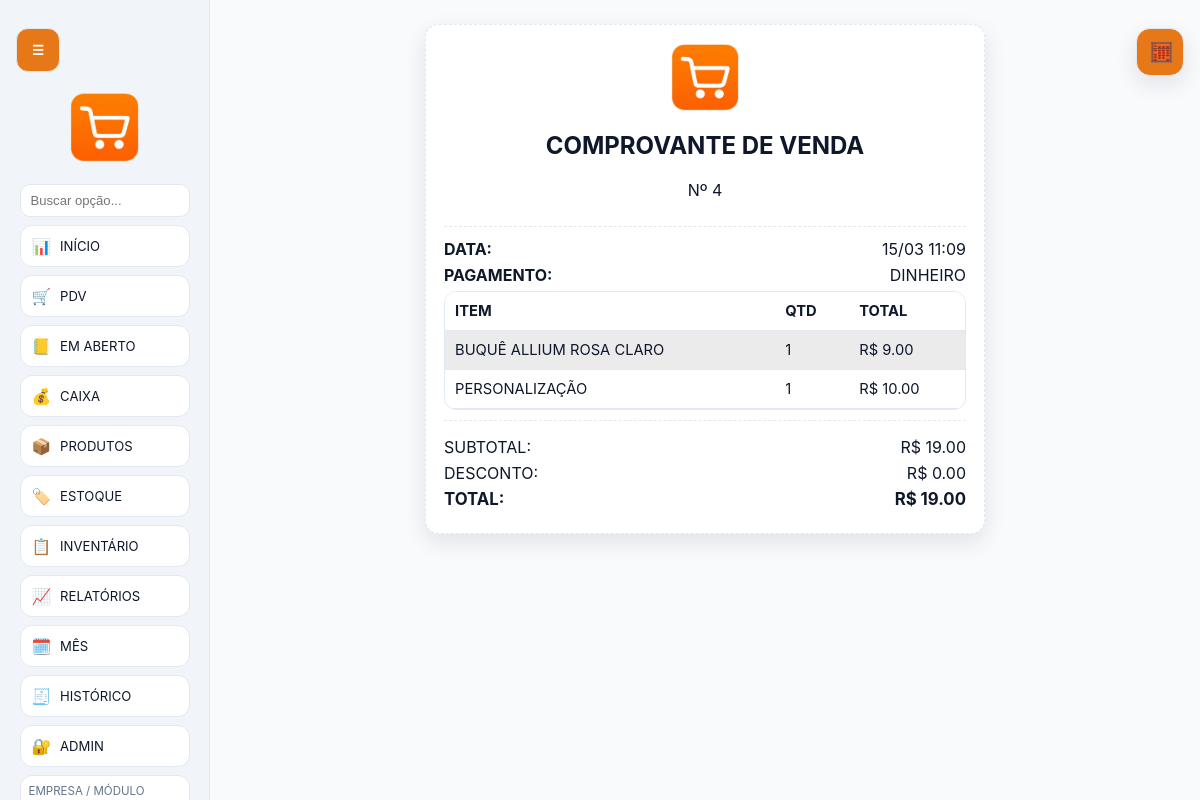
Page /sales/4/receipt (signed in) on the committed database.
### tables this page shows
CREATE TABLE system_settings (
            key TEXT PRIMARY KEY,
            value TEXT NOT NULL
        );

CREATE TABLE sales (
            id INTEGER PRIMARY KEY AUTOINCREMENT,
            created_at TEXT NOT NULL,
            subtotal REAL NOT NULL,
            discount REAL NOT NULL,
            total REAL NOT NULL,
            payment_method TEXT NOT NULL,
            status TEXT NOT NULL DEFAULT 'ACTIVE',
            cancellation_reason TEXT,
            cash_session_id INTEGER, performed_by TEXT,
            FOREIGN KEY(cash_session_id) REFERENCES cash_sessions(id)
        );

CREATE TABLE sale_items (
            id INTEGER PRIMARY KEY AUTOINCREMENT,
            sale_id INTEGER NOT NULL,
            product_id INTEGER NOT NULL,
            product_name TEXT NOT NULL,
            quantity INTEGER NOT NULL,
            unit_price REAL NOT NULL,
            total_price REAL NOT NULL,
            FOREIGN KEY(sale_id) REFERENCES sales(id) ON DELETE CASCADE,
            FOREIGN KEY(product_id) REFERENCES products(id)
        );

### app.py (the view)
@app.route("/sales/<int:sale_id>/receipt")
def sale_receipt(sale_id: int):
    redirect_resp = require_login()
    if redirect_resp:
        return redirect_resp
    db = get_db()
    sale = db.execute("SELECT * FROM sales WHERE id = ?", (sale_id,)).fetchone()
    items = db.execute("SELECT * FROM sale_items WHERE sale_id = ?", (sale_id,)).fetchall()
    return render_template("receipt.html", sale=sale, items=items)

### app.py (called while the page is built)
def resolve_db_path() -> Path:
    endpoint = request.endpoint or ""
    if endpoint in CORE_ENDPOINTS or endpoint.startswith("admin_"):
        return MASTER_DB_PATH
    selected = session.get("module_db")
    if not selected:
        return MASTER_DB_PATH
    return BASE_DIR / str(selected)

def get_master_db() -> sqlite3.Connection:
    if "master_db" not in g:
        init_db(MASTER_DB_PATH, seed_modules=True)
        conn = sqlite3.connect(MASTER_DB_PATH)
        conn.row_factory = sqlite3.Row
        conn.execute("PRAGMA foreign_keys = ON")
        g.master_db = conn
    return g.master_db

def get_db() -> sqlite3.Connection:
    db_path = resolve_db_path()
    if "db" not in g or g.get("db_path") != str(db_path):
        previous = g.pop("db", None)
        if previous is not None:
            previous.close()
        init_db(db_path, seed_modules=(db_path == MASTER_DB_PATH))
        conn = sqlite3.connect(db_path)
        conn.row_factory = sqlite3.Row
        conn.execute("PRAGMA foreign_keys = ON")
        g.db = conn
        g.db_path = str(db_path)
    return g.db

def get_system_name(db: sqlite3.Connection) -> str:
    row = db.execute("SELECT value FROM system_settings WHERE key = 'system_name'").fetchone()
    return row["value"] if row else "Quadrinhas Drinks Vendas"

def get_setting(db: sqlite3.Connection, key: str, default: str = "") -> str:
    row = db.execute("SELECT value FROM system_settings WHERE key = ?", (key,)).fetchone()
    return row["value"] if row else default

def maybe_run_daily_backup() -> None:
    db = get_master_db()
    if get_setting(db, "backup_enabled", "1") != "1":
        return
    today = datetime.now().strftime("%Y-%m-%d")
    last_run = get_setting(db, "backup_last_run_date", "")
    if last_run == today:
        return
    keep_days = int(get_setting(db, "backup_keep_days", "30") or "30")
    create_backup_archive()
    cleanup_old_backups(keep_days)
    set_setting(db, "backup_last_run_date", today)
    db.commit()

def is_password_hashed(password: str) -> bool:
    return password.startswith("scrypt:") or password.startswith("pbkdf2:")

def hash_password(password: str) -> str:
    return generate_password_hash(password)

def user_allowed_tabs(user: sqlite3.Row | None) -> set[str]:
    if not user:
        return set()
    if user["role"] == "ADMIN":
        return set(DEFAULT_USER_TABS)
    return parse_allowed_tabs(user["allowed_tabs"])

def now_iso() -> str:
    return datetime.now().isoformat(timespec="seconds")

### templates/receipt.html
{% extends 'base.html' %}
{% block content %}
<section class="receipt-wrap">
  <article class="receipt-card">
    <header class="receipt-header">
      <img src="{{ url_for('static', filename=logo_path) }}" alt="Logo da loja" class="receipt-logo" onerror="this.style.display='none';">
      <h2>Comprovante de Venda</h2>
      <p>Nº {{ sale['id'] }}</p>
    </header>
    <div class="receipt-meta">
      <p><strong>Data:</strong> {{ sale['created_at']|fmt_dt }}</p>
      <p><strong>Pagamento:</strong> {{ sale['payment_method'] }}</p>
    </div>
    <table class="receipt-table">
      <tr><th>Item</th><th>Qtd</th><th>Total</th></tr>
      {% for i in items %}
      <tr>
        <td>{{ i['product_name'] }}</td>
        <td>{{ i['quantity'] }}</td>
        <td>R$ {{ '%.2f'|format(i['total_price']) }}</td>
      </tr>
      {% endfor %}
    </table>
    <footer class="receipt-total">
      <p>Subtotal: <span>R$ {{ '%.2f'|format(sale['subtotal']) }}</span></p>
      <p>Desconto: <span>R$ {{ '%.2f'|format(sale['discount']) }}</span></p>
      <p class="grand-total">Total: <span>R$ {{ '%.2f'|format(sale['total']) }}</span></p>
    </footer>
  </article>
</section>
{% endblock %}

### templates/base.html (shortened to what this page needs)
<!doctype html>
<html lang="pt-BR">
<head>
  <link rel="stylesheet" href="{{ url_for('static', filename='style.css', v=asset_version) }}">
</head>
<body class="light-theme">
  {% if session.get('user_id') %}
  <button id="menu-toggle" class="menu-toggle" type="button" aria-label="Abrir ou fechar menu">☰</button>
  <aside id="side-menu" class="side-menu">
    <div class="menu-header">
      <img src="{{ url_for('static', filename=logo_path) }}" alt="Logo da loja" class="store-logo" onerror="this.style.display='none';this.nextElementSibling.style.display='block';">
    </div>
    <nav class="menu-nav">
      <div class="menu-filter-wrap">
        <input id="menu-filter" type="search" placeholder="Buscar opção..." autocomplete="off" aria-label="Buscar opção no menu">
      </div>
      {% if is_admin or 'dashboard' in allowed_tabs %}
      <a href="{{ url_for('dashboard') }}" title="Início"><span>📊</span><small>Início</small></a>
      {% endif %}
      {% if is_admin or 'pdv' in allowed_tabs %}
      <a href="{{ url_for('pdv') }}" title="PDV"><span>🛒</span><small>PDV</small></a>
      {% endif %}
      {% if is_admin or 'mesa' in allowed_tabs %}
      <a href="{{ url_for('mesa') }}" title="Em Aberto"><span>📒</span><small>Em Aberto</small></a>
      {% endif %}
      {% if is_admin or 'cash' in allowed_tabs %}
      <a href="{{ url_for('cash') }}" title="Caixa"><span>💰</span><small>Caixa</small></a>
      {% endif %}
      {% if is_admin or 'products' in allowed_tabs %}
      <a href="{{ url_for('products') }}" title="Produtos"><span>📦</span><small>Produtos</small></a>
      {% endif %}
      {% if is_admin or 'stock' in allowed_tabs %}
      <a href="{{ url_for('stock') }}" title="Estoque"><span>🏷️</span><small>Estoque</small></a>
      {% endif %}
      {% if is_admin or 'inventory' in allowed_tabs %}
      <a href="{{ url_for('inventory') }}" title="Inventário"><span>📋</span><small>Inventário</small></a>
      {% endif %}
      {% if is_admin or 'reports' in allowed_tabs %}
      <a href="{{ url_for('reports') }}" title="Relatórios"><span>📈</span><small>Relatórios</small></a>
      {% endif %}
      {% if is_admin or 'monthly' in allowed_tabs %}
      <a href="{{ url_for('monthly_management') }}" title="Gerenciar mês"><span>🗓️</span><small>Mês</small></a>
      {% endif %}
      {% if is_admin or 'sales' in allowed_tabs %}
      <a href="{{ url_for('sales_history') }}" title="Histórico"><span>🧾</span><small>Histórico</small></a>
      {% endif %}
      {% if is_admin %}
      <a href="{{ url_for('admin_users') }}" title="Admin"><span>🔐</span><small>Admin</small></a>
      {% endif %}
      {% if modules %}
      <form method="post" action="{{ url_for('select_module') }}" class="module-switcher">
        <label for="module_id">Empresa / Módulo</label>
      </form>
      {% endif %}
    </nav>
  </aside>
  {% endif %}
  <main class="app-main {% if session.get('user_id') %}with-sidebar{% endif %}">
    {% block content %}{% endblock %}
  </main>
  <button id="floating-calc-toggle" class="floating-calc-toggle" type="button" aria-label="Abrir calculadora" title="Calculadora">🧮</button>
</body>
</html>

### static/style.css (style rules this page uses)
body { --bg: #F8FAFC; --surface: #FFFFFF; --surface-2: #FFFFFF; --sidebar: #F1F5F9; --text: #0F172A; --muted: #64748B; --primary: #e67817; --primary-hover: #cf6510; --success: #d8f5e1; --danger: #ffdfe5; --warning: #fff1cb; --border: #E2E8F0; --link: #e67817; --shadow: 0 8px 22px rgba(15, 23, 42, 0.10); }
* { box-sizing: border-box; }
body { font-family: Inter, Segoe UI, Roboto, Arial, sans-serif; background: var(--bg); color: var(--text); margin: 0; min-height: 100vh; text-transform: uppercase; }
body.light-theme { background: var(--bg); }
.menu-toggle { position: fixed; top: 22px; left: 16px; z-index: 30; width: 44px; height: 44px; border-radius: 12px; border: 1px solid var(--border); background: var(--primary); color: #fff; cursor: pointer; }
.side-menu { position: fixed; top: 0; left: 0; width: 210px; height: 100vh; overflow-y: auto; overflow-x: hidden; background: var(--sidebar); border-right: 1px solid var(--border); display: flex; flex-direction: column; padding: 14px 10px; gap: 14px; align-items: center; transition: transform 0.25s ease; z-index: 20; }
body.light-theme .side-menu { background: var(--sidebar); }
.store-logo { width: 120px; max-height: 70px; object-fit: contain; display: block; margin: 78px auto 8px; }
.menu-nav { width: 100%; display: grid; gap: 8px; justify-items: center; margin: auto 0; }
.menu-filter-wrap { width: 170px; }
#menu-filter { margin: 0; padding: 8px 10px; font-size: 0.82rem; border-radius: 10px; }
.menu-nav a { width: 170px; min-height: 42px; display: flex; align-items: center; justify-content: flex-start; gap: 9px; padding: 7px 11px; font-size: 0.98rem; border-radius: 12px; border: 1px solid var(--border); background: var(--surface); color: var(--text); text-decoration: none; }
.menu-nav a small { font-size: 0.82rem; color: var(--text); }
.app-main { width: min(1200px, 100%); margin: 0 auto; padding: clamp(12px, 2.4vw, 24px); }
.app-main.with-sidebar { margin-left: 220px; width: calc(100% - 230px); }
table { width: 100%; border-collapse: separate; border-spacing: 0; border: 1px solid var(--border); border-radius: 12px; overflow: hidden; }
th, td { border-bottom: 1px solid var(--border); padding: 10px; text-align: left; }
th { background: var(--surface); color: var(--text); }
body.light-theme th { background: var(--surface); color: var(--text); }
tr:nth-child(even) td { background: color-mix(in srgb, var(--surface) 92%, #000 8%); }
label { display: block; margin-bottom: 10px; color: var(--muted); font-size: 0.93rem; }
input, select, button { width: 100%; margin-top: 6px; padding: 10px 12px; border-radius: 10px; border: 1px solid var(--border); background: var(--surface); color: var(--text); }
body.light-theme input, body.light-theme select, body.light-theme button { background: var(--surface); }
button { cursor: pointer; background: var(--primary); border: none; font-weight: 600; color: #fff; }
body.light-theme button { background: var(--primary); color: #fff; }
a { color: var(--link); }
.receipt-wrap { display: flex; justify-content: center; }
.receipt-card { width: min(560px, 100%); background: var(--surface); border: 1px dashed var(--border); border-radius: 14px; padding: 18px; box-shadow: var(--shadow); }
.receipt-header { text-align: center; border-bottom: 1px dashed var(--border); margin-bottom: 12px; padding-bottom: 10px; }
.receipt-logo { width: 120px; max-height: 68px; object-fit: contain; margin: 0 auto 8px; display: block; }
.receipt-meta p, .receipt-total p { display: flex; justify-content: space-between; margin: 6px 0; }
.receipt-table th, .receipt-table td { font-size: 0.92rem; }
.receipt-total { margin-top: 10px; border-top: 1px dashed var(--border); padding-top: 10px; }
.receipt-total .grand-total { font-size: 1.05rem; font-weight: 700; }
.menu-nav a { box-shadow: inset 0 0 0 1px rgba(255,255,255,0.02); }
.floating-calc-toggle { position: fixed; top: 22px; right: 16px; z-index: 40; width: 48px; height: 48px; border-radius: 14px; border: 1px solid var(--border); background: var(--primary); color: #fff; font-size: 1.25rem; box-shadow: var(--shadow); }
.module-switcher { width: 170px; display: grid; gap: 4px; padding: 8px; border: 1px solid var(--border); border-radius: 12px; background: var(--surface); }
.module-switcher label { margin: 0; font-size: 0.72rem; }

### rows in the picture
system_settings: value (picture)
sales: id "4", created_at|fmt_dt "15/03 11:09", payment_method "DINHEIRO", subtotal "19.00", discount "0.00", total "19.00"
sale_items: product_name "BUQUÊ ALLIUM ROSA CLARO", quantity "1", total_price "9.00"
sale_items: product_name "PERSONALIZAÇÃO", quantity "1", total_price "10.00"
